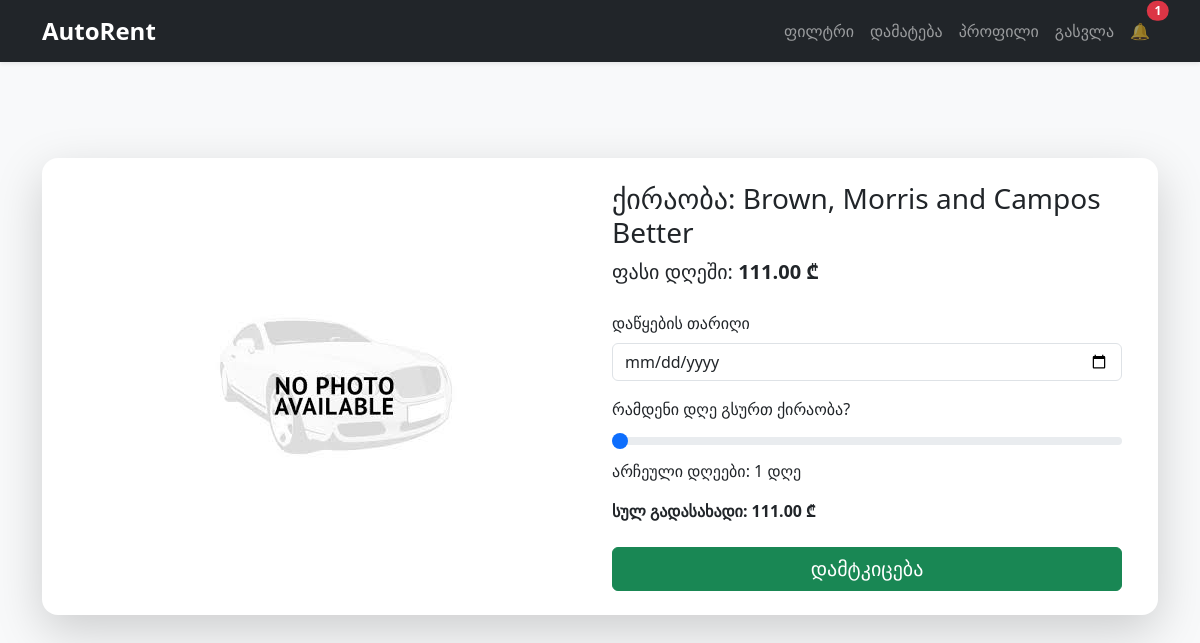
The page /rent/8/ (signed in) on the database its author committed.
### core/models.py (models this page shows, shortened)
class Car(models.Model):
    TRANSMISSION_CHOICES = [
        ('auto', 'ავტომატიკა'),
        ('manual', 'მექანიკა'),
        ('tiptronic', 'ტიპტრონიკი'),
    ]
    brand = models.CharField(max_length=100)
    model = models.CharField(max_length=100)
    year = models.PositiveIntegerField()
    price_per_day = models.DecimalField(max_digits=10, decimal_places=2)
    capacity = models.PositiveIntegerField()
    transmission = models.CharField(max_length=20, choices=TRANSMISSION_CHOICES)
    added_by = models.ForeignKey(settings.AUTH_USER_MODEL, on_delete=models.CASCADE)
    city = models.CharField(max_length=100)
    fuel_capacity = models.PositiveIntegerField()
    photo1 = models.ImageField(upload_to='cars/')
    photo2 = models.ImageField(upload_to='cars/')
    photo3 = models.ImageField(upload_to='cars/')
    created_at = models.DateTimeField(auto_now_add=True)

### core/views.py (the view)
# urls.py: path('rent/<int:car_id>/', views.rent_car_view, name='rent_car'),
@login_required
def rent_car_view(request, car_id):
    car = get_object_or_404(Car, id=car_id)
    if request.method == 'POST':
        form = RentForm(request.POST)
        if form.is_valid():
            rent = form.save(commit=False)
            rent.user = request.user
            rent.car = car
            start_date = rent.rent_start_date
            end_date = rent.rent_end_date
            num_days = (end_date - start_date).days + 1
            rent.total_price = car.price_per_day * num_days
            rent.save()
            if car.added_by != request.user:
                Notification.objects.create(
                    user=car.added_by,
                    message=f"{request.user.first_name} {request.user.last_name} იქირავა თქვენი მანქანა: {car.brand} {car.model}",
                    link=f"/car/{car.id}/"
                )
            return redirect('rent_success')
    else:
        form = RentForm()
    return render(request, 'rent_car.html', {'form': form, 'car': car})

### core/forms.py
class RentForm(forms.ModelForm):
    class Meta:
        model = Rent
        fields = ['rent_start_date', 'rent_end_date']
        widgets = {
            'rent_start_date': forms.DateInput(attrs={'type': 'date'}),
            'rent_end_date': forms.DateInput(attrs={'type': 'date'}),
        }

### core/context_processors.py (called while the page is built)
def notification_count(request):
    if request.user.is_authenticated:
        count = Notification.objects.filter(user=request.user, is_read=False).count()
        return {'notification_count': count}
    return {'notification_count': 0}

### templates/rent_car.html (shortened to what this page needs)
{% extends 'base.html' %}
{% load static forms_tags %}
{% block content %}
<div class="container py-5">
    <div class="row shadow-lg p-4 bg-white rounded-4 align-items-center">
        <div class="col-md-6 text-center">
            <img src="{{ car.photo1.url }}" alt="Car" class="img-fluid rounded">
        </div>
        <div class="col-md-6">
            <h3>ქირაობა: {{ car.brand }} {{ car.model }}</h3>
            <p class="fs-5 mb-4">ფასი დღეში: <strong>{{ car.price_per_day }} ₾</strong></p>
            <form method="post">
                <div class="mb-3">
                    <label for="startDate" class="form-label">დაწყების თარიღი</label>
                    <input type="date" id="startDate" name="rent_start_date" class="form-control" required>
                </div>
                <div class="mb-3">
                    <label for="daysRange" class="form-label">რამდენი დღე გსურთ ქირაობა?</label>
                    <input type="range" class="form-range" min="1" max="30" id="daysRange" name="rent_days" value="1" oninput="updateUI()">
                    <p>არჩეული დღეები: <span id="dayCount">1</span> დღე</p>
                </div>
                <div class="mb-4">
                    <p class="fw-bold">სულ გადასახადი: <span id="totalPrice">{{ car.price_per_day }}</span> ₾</p>
                </div>
                <button type="submit" class="btn btn-success w-100 fs-5">დამტკიცება</button>
            </form>
        </div>
    </div>
</div>
{% endblock %}

### templates/base.html (style rules this page uses)
body { background-color: #f8f9fa; }

### rows shown on the page
Car: photo1 (placeholder picture), brand "Brown, Morris and Campos", model "Better", price_per_day "111.00"

### other values the page prints
{{ notification_count }} "1"
